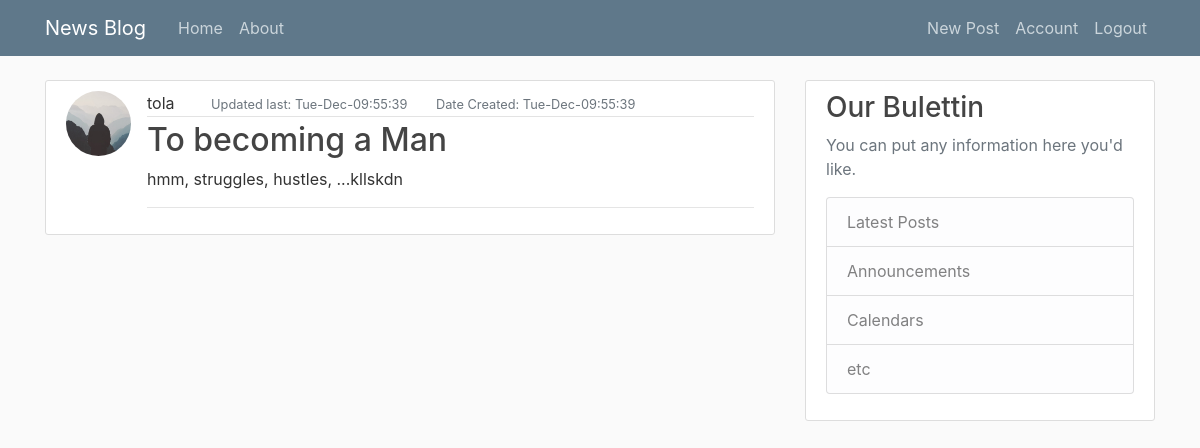
The page /post/12 (signed in) on the database its author committed.
### newspost/model.py (models this page shows, shortened)
class User(db.Model, UserMixin):
    id = db.Column(db.Integer, primary_key=True , nullable=False)
    username = db.Column(db.String(60),unique=True, nullable=False)
    email = db.Column(db.String(120), nullable=False, unique=True)
    password = db.Column(db.String(), nullable=False)
    image_file = db.Column(db.String, default='default.jpg')
    date_updated = db.Column(db.DateTime, nullable=False, default=datetime.utcnow)
    post = db.relationship('Post', backref='author', lazy=True)

class Post(db.Model):
    id = db.Column(db.Integer, primary_key=True, nullable=False)
    title = db.Column(db.String(60),unique=True, nullable=False)
    content = db.Column(db.Text(420), nullable=False, unique=True)
    date_posted = db.Column(db.DateTime, nullable=False, default=datetime.utcnow)
    date_updated = db.Column(db.DateTime, nullable=False, default=datetime.utcnow)
    user_id = db.Column(db.Integer, db.ForeignKey('user.id'), nullable=False)

### newspost/routes.py (the view)
@app.route('/post/<int:post_id>', methods=['GET','POST'])
@login_required
def post(post_id):
    post = Post.query.get_or_404(post_id)
    return render_template('post.html', post = post)

### newspost/model.py (called while the page is built)
@login_manager.user_loader
def load_user(user_id):
    return User.query.get(int(user_id))

### newspost/Templates/post.html (shortened to what this page needs)
{% extends 'base.html' %}
    {% block content %}
        <article class="media content-section">
          <img class="rounded-circle article-img" src="{{ url_for('static', filename='img/' + post.author.image_file) }}">
          <div class="media-body">
            <div class="article-metadata">
              <span class="mr-2" href="#">{{ post.author.username }}</span>
              <small class="text-muted ml-4 ">Updated last: {{ post.date_posted.strftime('%a-%b-%X') }}</small>
              <small class="text-muted ml-4">Date Created: {{ post.date_updated.strftime('%a-%b-%X') }} </small>
            </div>
            <h2><a class="article-title" href="#">{{ post.title }}</a></h2>
            <p class="article-content">{{ post.content }}</p>
            <hr>
        </article>
    {% endblock content %}

### newspost/static/main.css (style rules this page uses)
body { background: #fafafa; color: #333333; margin-top: 5rem; }
h1, h2, h3, h4, h5, h6 { color: #444444; }
a { text-decoration: none; }
.content-section { background: #ffffff; padding: 10px 20px; border: 1px solid #dddddd; border-radius: 3px; margin-bottom: 20px; }
.article-title { color: #444444; }
.article-content { white-space: pre-line; }
.article-img { height: 65px; width: 65px; margin-right: 16px; }
.article-metadata { padding-bottom: 1px; margin-bottom: 4px; border-bottom: 1px solid #e3e3e3 }

### rows shown on the page
User: image_file (placeholder picture), author.username "tola"
Post: date_posted "Tue-Dec-09:55:39", date_updated "Tue-Dec-09:55:39", title "To becoming a Man", content "hmm, struggles, hustles, ...kllskdn"
